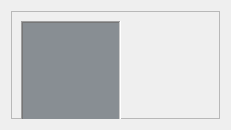
<?xml version="1.0" encoding="UTF-8"?>
<ui version="4.0">
 <class>mapresizewidget</class>
 <widget class="QWidget" name="mapresizewidget">
  <property name="geometry">
   <rect>
    <x>0</x>
    <y>0</y>
    <width>231</width>
    <height>130</height>
   </rect>
  </property>
  <property name="windowTitle">
   <string>Form</string>
  </property>
  <layout class="QVBoxLayout" name="verticalLayout">
   <item>
    <widget class="QFrame" name="frMap">
     <property name="frameShape">
      <enum>QFrame::StyledPanel</enum>
     </property>
     <property name="frameShadow">
      <enum>QFrame::Raised</enum>
     </property>
     <widget class="QFrame" name="frNewMap">
      <property name="geometry">
       <rect>
        <x>10</x>
        <y>10</y>
        <width>100</width>
        <height>100</height>
       </rect>
      </property>
      <property name="palette">
       <palette>
        <active>
         <colorrole role="Base">
          <brush brushstyle="SolidPattern">
           <color alpha="255">
            <red>252</red>
            <green>252</green>
            <blue>252</blue>
           </color>
          </brush>
         </colorrole>
         <colorrole role="Window">
          <brush brushstyle="SolidPattern">
           <color alpha="255">
            <red>136</red>
            <green>142</green>
            <blue>147</blue>
           </color>
          </brush>
         </colorrole>
        </active>
        <inactive>
         <colorrole role="Base">
          <brush brushstyle="SolidPattern">
           <color alpha="255">
            <red>249</red>
            <green>249</green>
            <blue>249</blue>
           </color>
          </brush>
         </colorrole>
         <colorrole role="Window">
          <brush brushstyle="SolidPattern">
           <color alpha="255">
            <red>136</red>
            <green>142</green>
            <blue>147</blue>
           </color>
          </brush>
         </colorrole>
        </inactive>
        <disabled>
         <colorrole role="Base">
          <brush brushstyle="SolidPattern">
           <color alpha="255">
            <red>136</red>
            <green>142</green>
            <blue>147</blue>
           </color>
          </brush>
         </colorrole>
         <colorrole role="Window">
          <brush brushstyle="SolidPattern">
           <color alpha="255">
            <red>136</red>
            <green>142</green>
            <blue>147</blue>
           </color>
          </brush>
         </colorrole>
        </disabled>
       </palette>
      </property>
      <property name="autoFillBackground">
       <bool>true</bool>
      </property>
      <property name="frameShape">
       <enum>QFrame::WinPanel</enum>
      </property>
      <property name="frameShadow">
       <enum>QFrame::Sunken</enum>
      </property>
     </widget>
     <widget class="QLabel" name="lblMap">
      <property name="geometry">
       <rect>
        <x>110</x>
        <y>10</y>
        <width>100</width>
        <height>100</height>
       </rect>
      </property>
      <property name="text">
       <string/>
      </property>
      <property name="pixmap">
       <pixmap>:/images/gfx/paper-quads.png</pixmap>
      </property>
     </widget>
    </widget>
   </item>
  </layout>
 </widget>
 <resources>
  <include location="rpgmapper.qrc"/>
 </resources>
 <connections/>
</ui>
